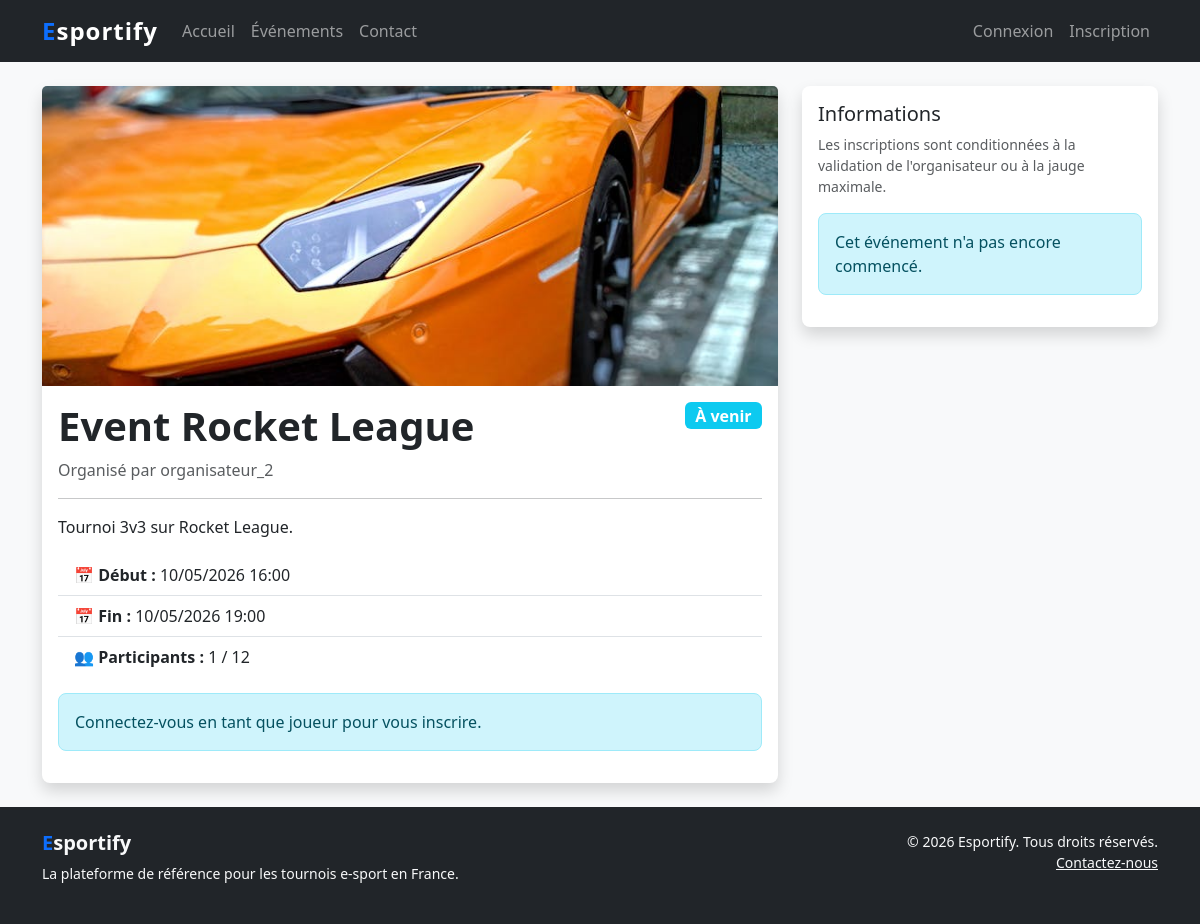
Page /index.php?page=event_detail&id=6 on the committed database.
### tables this page shows
CREATE TABLE events (
    id INT AUTO_INCREMENT PRIMARY KEY,
    title VARCHAR(150) NOT NULL,
    description TEXT,
    max_players INT NOT NULL DEFAULT 10,
    start_date DATETIME NOT NULL,
    end_date DATETIME NOT NULL,
    organizer_id INT NOT NULL,
    image_url VARCHAR(255) NULL,
    status ENUM('en_attente', 'valide', 'non_valide', 'suspendu') DEFAULT 'en_attente',
    visible TINYINT(1) DEFAULT 0,
    started TINYINT(1) DEFAULT 0,
    started_at DATETIME NULL,
    created_at DATETIME DEFAULT CURRENT_TIMESTAMP,
    updated_at DATETIME DEFAULT CURRENT_TIMESTAMP ON UPDATE CURRENT_TIMESTAMP,
    FOREIGN KEY (organizer_id) REFERENCES users(id) ON DELETE CASCADE,
    INDEX idx_status (status),
    INDEX idx_visible (visible),
    INDEX idx_start_date (start_date),
    INDEX idx_organizer (organizer_id)
);

CREATE TABLE users (
    id INT AUTO_INCREMENT PRIMARY KEY,
    pseudo VARCHAR(50) NOT NULL UNIQUE,
    email VARCHAR(100) NOT NULL UNIQUE,
    password_hash VARCHAR(255) NOT NULL,
    role ENUM('joueur', 'organisateur', 'administrateur') DEFAULT 'joueur',
    is_active TINYINT(1) DEFAULT 1,
    created_at DATETIME DEFAULT CURRENT_TIMESTAMP,
    updated_at DATETIME DEFAULT CURRENT_TIMESTAMP ON UPDATE CURRENT_TIMESTAMP,
    INDEX idx_role (role),
    INDEX idx_email (email)
);

### includes/functions.php (called while the page is built, shortened)
<?php
function isLoggedIn(): bool {
    return isset($_SESSION['user_id']);
}
function e(?string $text): string {
    return htmlspecialchars($text ?? '', ENT_QUOTES, 'UTF-8');
}
function getEventById(PDO $pdo, int $id): ?array {
    $stmt = $pdo->prepare("SELECT e.*, u.pseudo as organizer_pseudo
                           FROM events e
                           JOIN users u ON e.organizer_id = u.id
                           WHERE e.id = :id LIMIT 1");
    $stmt->execute([':id' => $id]);
    $event = $stmt->fetch();
    return $event ?: null;
}
function countAcceptedRegistrations(PDO $pdo, int $eventId): int {
    $stmt = $pdo->prepare("SELECT COUNT(*) as count FROM event_registrations
                           WHERE event_id = :event_id AND status = 'accepte'");
    $stmt->execute([':event_id' => $eventId]);
    return (int)($stmt->fetch()['count'] ?? 0);
}
?>

### pages/event_detail.php (the view, shortened to what this page needs)
<?php
require_once __DIR__ . '/../includes/functions.php';
$eventId = (int)($_GET['id'] ?? 0);
$event = getEventById($pdo, $eventId);
$acceptedCount = countAcceptedRegistrations($pdo, $eventId);
$userRegistered = false;
$userFavorite = false;
$isFinished = strtotime($event['end_date']) < time();
$isOngoing = $event['started'] && !$isFinished;
    ?>
    <?php
require_once __DIR__ . '/../includes/header.php';
?>
<div class="row">
    <div class="col-lg-8">
        <div class="card shadow">
            <?php if (!empty($event['image_url'])): ?>
                <img src="<?= e($event['image_url']) ?>" class="card-img-top" alt="<?= e($event['title']) ?>" style="max-height: 300px; object-fit: cover;">
            <?php endif; ?>
            <div class="card-body">
                <div class="d-flex justify-content-between align-items-start">
                    <h1 class="card-title fw-bold"><?= e($event['title']) ?></h1>
                    <div>
                        <?php if ($isFinished): ?>
                            <span class="badge bg-secondary fs-6">Terminé</span>
                        <?php elseif ($isOngoing): ?>
                            <span class="badge bg-success fs-6">En cours</span>
                        <?php else: ?>
                            <span class="badge bg-info fs-6">À venir</span>
                        <?php endif; ?>
                    </div>
                </div>
                <p class="text-muted">Organisé par <?= e($event['organizer_pseudo']) ?></p>
                <hr>
                <p><?= nl2br(e($event['description'] ?: 'Aucune description.')) ?></p>
                <ul class="list-group list-group-flush">
                    <li class="list-group-item"><strong>📅 Début :</strong> <?= date('d/m/Y H:i', strtotime($event['start_date'])) ?></li>
                    <li class="list-group-item"><strong>📅 Fin :</strong> <?= date('d/m/Y H:i', strtotime($event['end_date'])) ?></li>
                    <li class="list-group-item"><strong>👥 Participants :</strong> <?= (int)$acceptedCount ?> / <?= (int)$event['max_players'] ?></li>
                </ul>
                <?php if (isLoggedIn() && in_array($_SESSION['user_role'] ?? '', ['joueur', 'organisateur', 'administrateur'])): ?>
                    <div class="mt-3">
                        <?php if (!$userRegistered): ?>
                            <a href="index.php?page=profile&action=register&event_id=<?= $eventId ?>&csrf=<?= csrfToken() ?>" class="btn btn-success">S'inscrire</a>
                        <?php else: ?>
                            <span class="badge bg-success">Inscrit</span>
                            <a href="index.php?page=profile&action=unregister&event_id=<?= $eventId ?>&csrf=<?= csrfToken() ?>" class="btn btn-outline-danger btn-sm">Se désinscrire</a>
                        <?php endif; ?>
                        <?php if (!$userFavorite): ?>
                            <a href="index.php?page=profile&action=favorite&event_id=<?= $eventId ?>&csrf=<?= csrfToken() ?>" class="btn btn-outline-warning">⭐ Ajouter aux favoris</a>
                        <?php else: ?>
                            <span class="badge bg-warning text-dark">Favori</span>
                        <?php endif; ?>
                    </div>
                <?php elseif (!isLoggedIn()): ?>
                    <div class="alert alert-info mt-3">Connectez-vous en tant que joueur pour vous inscrire.</div>
                <?php endif; ?>
            </div>
        </div>
    </div>
    <div class="col-lg-4">
        <div class="card shadow">
            <div class="card-body">
                <h5 class="card-title">Informations</h5>
                <p class="small text-muted">Les inscriptions sont conditionnées à la validation de l'organisateur ou à la jauge maximale.</p>
                <?php if ($isFinished): ?>
                    <div class="alert alert-secondary">Cet événement est terminé.</div>
                <?php elseif ($isOngoing): ?>
                    <div class="alert alert-success">Cet événement est en cours !</div>
                <?php else: ?>
                    <div class="alert alert-info">Cet événement n'a pas encore commencé.</div>
                <?php endif; ?>
            </div>
        </div>
    </div>
</div>
<?php require_once __DIR__ . '/../includes/footer.php'; ?>

### assets/css/style.css (style rules this page uses)
:root { --esportify-primary: #0d6efd; --esportify-dark: #212529; --esportify-light: #f8f9fa; --esportify-accent: #6610f2; }
html, body { height: 100%; }
body { display: flex; flex-direction: column; font-family: 'Segoe UI', Tahoma, Geneva, Verdana, sans-serif; background-color: var(--esportify-light); }
.card { border: none; border-radius: 0.5rem; }
.card-title { color: var(--esportify-dark); }
.alert { border-radius: 0.5rem; }

### rows in the picture
events: image_url (picture), title "Event Rocket League", organizer.pseudo "organisateur_2", description "Tournoi 3v3 sur Rocket League.", start_date "10/05/2026 16:00", end_date "10/05/2026 19:00", max_players "12"

### other values in the picture
$acceptedCount "1"
